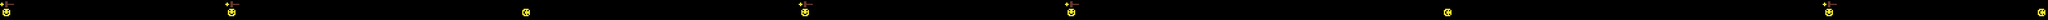

This game map was drawn from its Tiled (.tmx) file and the tilesets committed beside it. A one-line description and the full map source follow:
An orthogonal 100x1 tile map with 48x48 px tiles, 1 tile layer (Tile Layer 1), 8 hidden layers not drawn.

<map version="1.2" tiledversion="1.3.1" orientation="orthogonal" renderorder="right-down" compressionlevel="0" width="100" height="1" tilewidth="48" tileheight="48" infinite="0" nextlayerid="10" nextobjectid="1">
 <tileset firstgid="1" source="epic bois.tsx" />
 <layer id="1" name="Tile Layer 1" width="100" height="1" opacity="0.97">
  <data encoding="csv">
1,0,0,0,0,0,0,0,0,0,0,1,0,0,0,0,0,0,0,0,0,0,0,0,0,2,0,0,0,0,0,0,0,0,0,0,0,0,0,1,0,0,0,0,0,0,0,0,0,0,0,0,1,0,0,0,0,0,0,0,0,0,0,0,0,0,0,0,0,0,2,0,0,0,0,0,0,0,0,0,0,0,0,0,0,0,0,0,0,1,0,0,0,0,0,0,0,0,0,2
</data>
 </layer>
 <layer id="2" name="Tile Layer 2" width="100" height="1" visible="0">
  <data encoding="csv">
2,0,0,0,0,0,0,0,0,0,0,2,2,0,0,0,0,0,0,0,0,0,0,0,0,1,0,0,0,0,0,0,0,0,0,0,0,0,0,1,0,0,0,0,0,0,0,0,0,0,0,0,2,0,0,0,0,0,0,0,0,0,0,0,0,0,0,0,0,0,3,0,0,0,0,0,0,0,0,0,0,0,0,0,0,0,3,0,0,0,0,0,0,0,0,0,0,0,0,1
</data>
 </layer>
 <layer id="3" name="Tile Layer 3" width="100" height="1" visible="0">
  <data encoding="csv">
3,3,0,0,0,0,0,0,0,0,0,1,0,0,0,0,0,0,0,0,0,0,0,0,0,2,0,0,0,0,0,0,0,0,0,0,0,0,3,2,0,0,0,0,0,0,0,0,0,0,0,0,1,0,0,0,0,0,0,0,0,0,0,0,0,3,0,0,0,0,0,0,0,0,0,0,0,2,0,0,0,0,0,0,0,0,0,2,0,0,0,0,0,0,0,0,0,0,0,1
</data>
 </layer>
 <layer id="4" name="Tile Layer 4" width="100" height="1" visible="0">
  <data encoding="csv">
4,0,0,0,0,0,0,0,0,0,0,2,0,0,0,0,0,0,0,0,0,0,0,0,0,2,2,0,0,0,0,0,0,0,0,0,0,0,0,4,2,0,0,0,0,0,2,0,0,0,0,0,1,0,0,0,0,0,0,0,4,0,3,0,0,0,0,0,0,0,0,1,0,0,0,0,0,0,0,0,0,0,0,0,0,0,0,1,0,0,0,0,0,2,0,0,0,0,0,2
</data>
 </layer>
 <layer id="5" name="Tile Layer 5" width="100" height="1" visible="0">
  <data encoding="csv">
2,0,0,0,0,0,1,0,0,0,0,2,0,0,0,0,0,0,0,0,0,0,0,0,0,1,0,0,0,0,0,0,2,0,0,0,0,0,0,1,0,0,0,0,0,0,2,0,0,0,0,0,2,0,0,0,0,0,0,2,0,0,0,0,3,3,3,0,0,0,0,0,0,1,0,0,0,0,0,0,0,0,0,0,0,0,0,1,0,0,0,0,0,2,2,0,0,0,0,2
</data>
 </layer>
 <layer id="6" name="Tile Layer 6" width="100" height="1" visible="0">
  <data encoding="csv">
2,2,2,0,0,0,0,0,0,1,0,0,0,0,0,0,0,4,0,0,0,3,0,0,0,4,0,0,0,0,0,0,0,1,0,0,0,0,0,0,1,0,0,0,0,0,0,0,2,0,0,0,0,0,2,0,0,0,0,1,0,0,0,0,0,1,0,0,0,0,0,0,1,0,0,0,0,0,0,0,0,0,0,0,2,2,2,0,0,0,0,0,0,0,3,3,3,0,0,0
</data>
 </layer>
 <layer id="7" name="Tile Layer 7" width="100" height="1" visible="0">
  <data encoding="csv">
4,4,4,0,0,0,0,0,0,2,0,0,0,0,0,2,0,0,0,0,0,0,0,1,0,0,0,0,0,0,0,0,0,1,0,0,0,0,2,2,0,0,0,0,0,0,0,0,2,2,0,0,0,0,0,3,3,0,0,0,0,0,0,1,0,0,0,0,0,0,0,2,2,0,0,0,0,0,0,0,0,0,2,0,0,0,0,0,0,0,0,1,1,0,0,0,0,0,0,3
</data>
 </layer>
 <layer id="8" name="Tile Layer 8" width="100" height="1" visible="0">
  <data encoding="csv">
0,0,0,0,0,3,3,3,0,0,0,0,1,0,0,0,0,0,0,0,4,4,4,4,0,0,0,0,0,0,0,2,0,0,0,0,0,1,0,0,0,0,0,0,0,0,3,4,0,0,0,0,0,0,0,0,0,2,0,0,0,0,0,0,0,1,0,0,0,0,0,0,0,0,0,0,0,1,0,0,0,0,0,0,0,2,2,2,0,0,0,0,0,0,0,3,3,3,3,3
</data>
 </layer>
 <layer id="9" name="Tile Layer 9" width="100" height="1" visible="0">
  <data encoding="csv">
3,3,3,3,3,3,3,3,3,3,3,3,3,3,3,3,3,1,3,3,3,3,3,3,3,3,3,3,3,3,3,3,3,3,3,3,3,3,3,1,3,3,3,3,3,3,3,3,3,3,3,3,3,3,3,3,3,3,3,3,3,3,3,3,3,3,3,3,3,3,3,3,3,3,3,3,3,3,2,3,3,3,3,3,3,3,3,3,3,3,3,3,3,3,3,2,3,3,3,3
</data>
 </layer>
</map>